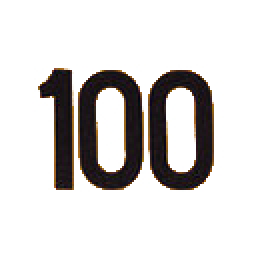
#> input picture data/100/100.jpg, 128 x 128 px (shown 2 times larger); its folder holds only this picture in this run
$ python main.py
#> lines starting #> are read from the running program, lines starting #| are printed output that depends on the picture
import os
import re
import sys
from threading import Thread

import cv2


# parralel sign detector
class SignDetector(Thread):
    # [15 lines left out: functions __init__, run, not called in this run]

    def join(self, timeout=None):
        Thread.join(self)
        return self._return


def read_paths(path):
#> called with path = 'data'
    images = [[] for _ in range(2)]
    for dirname, dirnames, _ in os.walk(path):
        for subdirname in dirnames:
            filepath = os.path.join(dirname, subdirname)
            for filename in os.listdir(filepath):
                try:
                    imgpath = str(os.path.join(filepath, filename))
                    images[0].append(imgpath)
                    limit = re.findall('[0-9]+', filename)
                    images[1].append(limit[0])
                except IOError:
                    print("I/O error " + str(IOError))
                except:
                    print("Unexpected error:" + str(sys.exc_info()[0]))
                    raise
#> pass 2 of the loop in read_paths, `for dirname, dirnames, _ in os.walk(path):`:
    return images


# loads image from "data" folder
def get_keyPoints(imgpath):
    images = read_paths(imgpath)
    imglist = [[], [], [], []]
    cur_img = 0

    #  Scale-Invariant Feature Transform
    sift = cv2.xfeatures2d.SIFT_create()
    for i in images[0]:
        img = cv2.imread(i, 0)
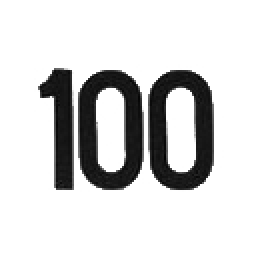
#> img: shape (128, 128) (shown 2 times larger); min 0, max 255, mean 213.2
        imglist[0].append(img)
        imglist[1].append(images[1][cur_img])
        cur_img += 1
        keypoints, des = sift.detectAndCompute(img, None)
#> keypoints = 28 keypoints; strongest (x, y, size): (32, 90, 6.7), (28, 42, 9.7), (55, 78, 9), (55, 77, 9.2)
        imglist[2].append(keypoints)
        imglist[3].append(des)
#> pass 2 of the loop in get_keyPoints, `for i in images[0]:`:
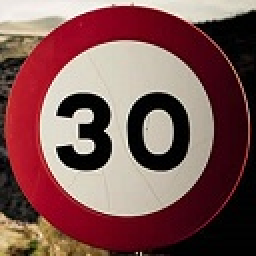
#> input picture data/30/30.jpg, 128 x 128 px (shown 2 times larger)
#> in get_keyPoints, `img = cv2.imread(i, 0)`:
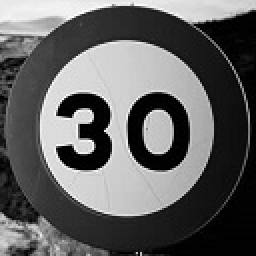
#> img: shape (128, 128) (shown 2 times larger); min 0, max 255, mean 97.6
#> keypoints = 61 keypoints; strongest (x, y, size): (43, 73, 5.6), (33, 54, 6.1), (33, 77, 6.1), (79, 66, 9.9)
    return imglist


# Fast Library for Approximate Nearest Neighbors
# [136 lines left out: functions detect_speed, start, not called in this run]


IMAGES = get_keyPoints("data")
#> IMAGES = 4 items
# Scale-Invariant Feature Transform
SIFT = cv2.xfeatures2d.SIFT_create()
FLANN = None
CAP = None
MIN_KEY_POINT = 5
FLANNTHRESHOLD = 0.8
N_MATCHES = 2
DOWNSCALE = 1
CAM_INDEX = 0

if __name__ == "__main__":
#> (the run stopped early here; a loop or call above may not have finished)
